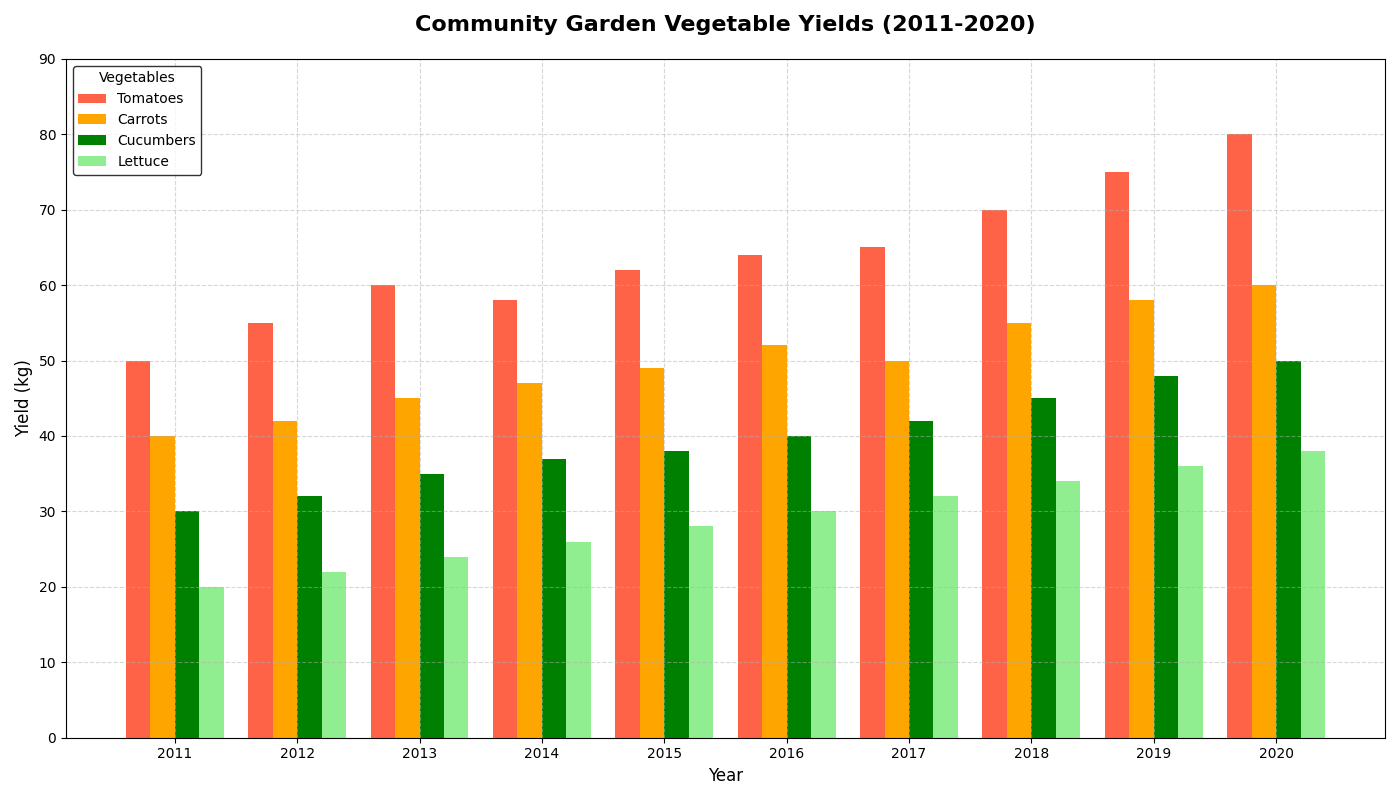

Generate this figure with Python:
import matplotlib.pyplot as plt
import numpy as np

# Backstory:
# The local community garden has been tracking the yield of various vegetables over the past decade.
# The data aims to explore the trends in vegetable yields to help improve community gardening practices.

# Define years from 2011 to 2020
years = np.arange(2011, 2021)

# Yields of different vegetables in kilograms
tomatoes = np.array([50, 55, 60, 58, 62, 64, 65, 70, 75, 80])
carrots = np.array([40, 42, 45, 47, 49, 52, 50, 55, 58, 60])
cucumbers = np.array([30, 32, 35, 37, 38, 40, 42, 45, 48, 50])
lettuce = np.array([20, 22, 24, 26, 28, 30, 32, 34, 36, 38])

# Setup the main plot
fig, ax = plt.subplots(figsize=(14, 8))

# Bar chart for vegetable yields
width = 0.2  # Width of each bar
ax.bar(years - width * 1.5, tomatoes, width, label='Tomatoes', color='tomato')
ax.bar(years - width / 2, carrots, width, label='Carrots', color='orange')
ax.bar(years + width / 2, cucumbers, width, label='Cucumbers', color='green')
ax.bar(years + width * 1.5, lettuce, width, label='Lettuce', color='lightgreen')

# Titles and labels
ax.set_title('Community Garden Vegetable Yields (2011-2020)', fontsize=16, fontweight='bold', pad=20)
ax.set_xlabel('Year', fontsize=12)
ax.set_ylabel('Yield (kg)', fontsize=12)
ax.set_xticks(years)
ax.set_yticks(np.arange(0, 100, 10))
ax.grid(True, linestyle='--', alpha=0.5)

# Adding legend
ax.legend(loc='upper left', fontsize=10, edgecolor='black', title='Vegetables')

# Adjust the layout to prevent overlap
plt.tight_layout()

# Display the plot
plt.show()
